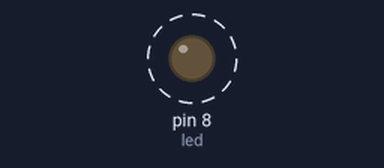
This sketch was run on a simulated Arduino Uno, built with avr-gcc and run on an emulated ATmega328P. On the bench: output pins drawn as LEDs (lit = HIGH). Dashed ring = blinking.

Above: at 0.5 s.
Timing chart, 0 to 4.6 s (numbered marks = the images above):
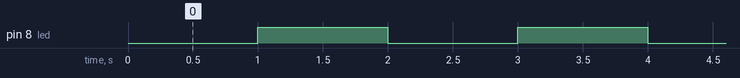

Measured:
- by itself, pin 8 (led): alternates HIGH for 1.0 s and LOW for 1.0 s

The sketch:

ledBlink_Timer.ino
```cpp
#define led 8
void setup()
{
  DDRB = B1;

  noInterrupts(); //apaga todas las interrup
  //seteo timers
  	TCCR1A = 0; //uso el timer 1, por eso el 1
  	TCCR1B = 0; //voy a usar prescaler asi q mando a 0 todo

  	TCNT1 = 0xC2F7; // inicia timer para desbordamiento 1 segundo
  	TCCR1B |= (1<<CS10)|(1 << CS12); //seteo el prescaler a 1024
  	TIMSK1 |= (1 << TOIE1); //habilita el timer 1
  interrupts(); //habilita denuevo las interrupciones
}

void loop()
{
  }

ISR(TIMER1_OVF_vect)
{
  TCNT1 = 0xC2F7; //reinicio el timer
  digitalWrite(led, digitalRead(led) ^ 1);   //invierte estado del LED
}
```
